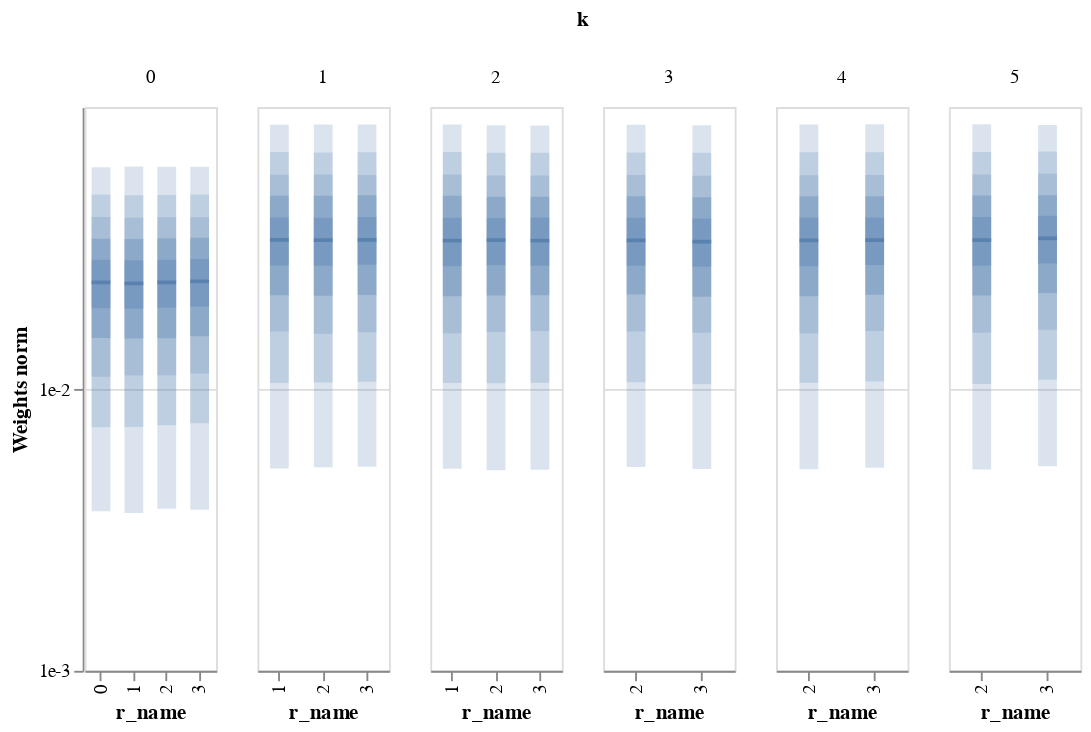

Here is the notebook cell this chart was saved with:
### Code cell
base.plot_weights_dist(base.init_weights(100,500),  scale_type='log', wrange=(1e-3,1e-1))

### Figure 1 — Vega-Lite specification as saved in the notebook (floating-point values rounded to 4 significant figures)
{"config": {"view": {"continuousWidth": 400, "continuousHeight": 300}}, "data": {"name": "data-7dbed2e87f243a244bff457a9fc45aba"}, "facet": {"column": {"type": "quantitative", "field": "k"}}, "spec": {"layer": [{"mark": {"type": "tick", "thickness": 2, "width": 10, "xOffset": 0}, "encoding": {"x": {"type": "nominal", "field": "r_name"}, "y": {"type": "quantitative", "axis": {"format": "e", "values": [0.001, 0.01]}, "field": "median", "scale": {"domain": [0.001, 0.1], "type": "log"}, "title": "Weights norm"}}, "selection": {"selector002": {"type": "interval", "bind": "scales", "encodings": ["y"]}}, "width": 70}, {"mark": {"type": "bar", "opacity": 0.2, "width": 10, "xOffset": 0}, "encoding": {"x": {"type": "nominal", "field": "r_name"}, "y": {"type": "quantitative", "field": "-q0", "title": ""}, "y2": {"field": "q0"}}, "width": 70}, {"mark": {"type": "bar", "opacity": 0.2, "width": 10, "xOffset": 0}, "encoding": {"x": {"type": "nominal", "field": "r_name"}, "y": {"type": "quantitative", "field": "-q1", "title": ""}, "y2": {"field": "q1"}}, "width": 70}, {"mark": {"type": "bar", "opacity": 0.2, "width": 10, "xOffset": 0}, "encoding": {"x": {"type": "nominal", "field": "r_name"}, "y": {"type": "quantitative", "field": "-q2", "title": ""}, "y2": {"field": "q2"}}, "width": 70}, {"mark": {"type": "bar", "opacity": 0.3, "width": 10, "xOffset": 0}, "encoding": {"x": {"type": "nominal", "field": "r_name"}, "y": {"type": "quantitative", "field": "-q3", "title": ""}, "y2": {"field": "q3"}}, "width": 70}, {"mark": {"type": "bar", "opacity": 0.3, "width": 10, "xOffset": 0}, "encoding": {"x": {"type": "nominal", "field": "r_name"}, "y": {"type": "quantitative", "field": "-q4", "title": ""}, "y2": {"field": "q4"}}, "width": 70}]}, "resolve": {"scale": {"x": "independent"}}, "$schema": "https://vega.github.io/schema/vega-lite/v4.8.1.json", "datasets": {"data-7dbed2e87f243a244bff457a9fc45aba": [{"r_name": 0, "k": 0, "r": 0, "name": "k=0 r=0", "median": 0.02389, "q0": 0.06122, "-q0": 0.003679, "q1": 0.04896, "-q1": 0.007308, "q2": 0.04074, "-q2": 0.01104, "q3": 0.03413, "-q3": 0.01516, "q4": 0.02871, "-q4": 0.01934}, {"r_name": 1, "k": 0, "r": 1, "name": "k=0 r=1", "median": 0.02367, "q0": 0.06152, "-q0": 0.003633, "q1": 0.04871, "-q1": 0.007324, "q2": 0.04051, "-q2": 0.01117, "q3": 0.03402, "-q3": 0.01511, "q4": 0.0286, "-q4": 0.01927}, {"r_name": 2, "k": 0, "r": 2, "name": "k=0 r=2", "median": 0.02388, "q0": 0.0614, "-q0": 0.003758, "q1": 0.04874, "-q1": 0.007436, "q2": 0.04068, "-q2": 0.01118, "q3": 0.03426, "-q3": 0.01514, "q4": 0.02873, "-q4": 0.01942}, {"r_name": 3, "k": 0, "r": 3, "name": "k=0 r=3", "median": 0.02409, "q0": 0.06139, "-q0": 0.00373, "q1": 0.04894, "-q1": 0.007561, "q2": 0.04065, "-q2": 0.01135, "q3": 0.03441, "-q3": 0.01537, "q4": 0.02891, "-q4": 0.01962}, {"r_name": 1, "k": 1, "r": 1, "name": "k=1 r=1", "median": 0.03382, "q0": 0.08649, "-q0": 0.005221, "q1": 0.06934, "-q1": 0.01051, "q2": 0.05755, "-q2": 0.01598, "q3": 0.04844, "-q3": 0.0215, "q4": 0.04069, "-q4": 0.0274}, {"r_name": 2, "k": 1, "r": 2, "name": "k=1 r=2", "median": 0.03374, "q0": 0.08679, "-q0": 0.005275, "q1": 0.06905, "-q1": 0.01055, "q2": 0.05764, "-q2": 0.01571, "q3": 0.04851, "-q3": 0.02143, "q4": 0.04054, "-q4": 0.02738}, {"r_name": 3, "k": 1, "r": 3, "name": "k=1 r=3", "median": 0.03383, "q0": 0.08684, "-q0": 0.0053, "q1": 0.0692, "-q1": 0.0106, "q2": 0.05748, "-q2": 0.01588, "q3": 0.04863, "-q3": 0.02154, "q4": 0.04076, "-q4": 0.02756}, {"r_name": 1, "k": 2, "r": 1, "name": "k=2 r=1", "median": 0.03361, "q0": 0.08667, "-q0": 0.005207, "q1": 0.06926, "-q1": 0.0105, "q2": 0.05767, "-q2": 0.01577, "q3": 0.04846, "-q3": 0.02133, "q4": 0.0405, "-q4": 0.02727}, {"r_name": 2, "k": 2, "r": 2, "name": "k=2 r=2", "median": 0.03371, "q0": 0.08622, "-q0": 0.005148, "q1": 0.06891, "-q1": 0.01047, "q2": 0.05715, "-q2": 0.01592, "q3": 0.04808, "-q3": 0.02147, "q4": 0.04042, "-q4": 0.02746}, {"r_name": 3, "k": 2, "r": 3, "name": "k=2 r=3", "median": 0.03362, "q0": 0.08608, "-q0": 0.005167, "q1": 0.06886, "-q1": 0.01052, "q2": 0.05714, "-q2": 0.01606, "q3": 0.04804, "-q3": 0.02149, "q4": 0.04055, "-q4": 0.02734}, {"r_name": 2, "k": 3, "r": 2, "name": "k=3 r=2", "median": 0.03369, "q0": 0.08651, "-q0": 0.005289, "q1": 0.06902, "-q1": 0.01057, "q2": 0.05739, "-q2": 0.01599, "q3": 0.04823, "-q3": 0.02162, "q4": 0.04052, "-q4": 0.02739}, {"r_name": 3, "k": 3, "r": 3, "name": "k=3 r=3", "median": 0.03335, "q0": 0.08627, "-q0": 0.005201, "q1": 0.06893, "-q1": 0.01039, "q2": 0.05702, "-q2": 0.01582, "q3": 0.04792, "-q3": 0.02125, "q4": 0.04026, "-q4": 0.02715}, {"r_name": 2, "k": 4, "r": 2, "name": "k=4 r=2", "median": 0.03365, "q0": 0.0868, "-q0": 0.005186, "q1": 0.06922, "-q1": 0.01053, "q2": 0.05734, "-q2": 0.01575, "q3": 0.04824, "-q3": 0.02134, "q4": 0.04055, "-q4": 0.02726}, {"r_name": 3, "k": 4, "r": 3, "name": "k=4 r=3", "median": 0.0337, "q0": 0.08692, "-q0": 0.00525, "q1": 0.06918, "-q1": 0.01063, "q2": 0.05742, "-q2": 0.01605, "q3": 0.0483, "-q3": 0.02159, "q4": 0.0406, "-q4": 0.02752}, {"r_name": 2, "k": 5, "r": 2, "name": "k=5 r=2", "median": 0.03374, "q0": 0.08685, "-q0": 0.005176, "q1": 0.06935, "-q1": 0.0104, "q2": 0.0577, "-q2": 0.01582, "q3": 0.04854, "-q3": 0.02147, "q4": 0.04072, "-q4": 0.02733}, {"r_name": 3, "k": 5, "r": 3, "name": "k=5 r=3", "median": 0.03419, "q0": 0.08643, "-q0": 0.005317, "q1": 0.06958, "-q1": 0.01077, "q2": 0.05803, "-q2": 0.01622, "q3": 0.04869, "-q3": 0.0219, "q4": 0.04117, "-q4": 0.02789}]}}
